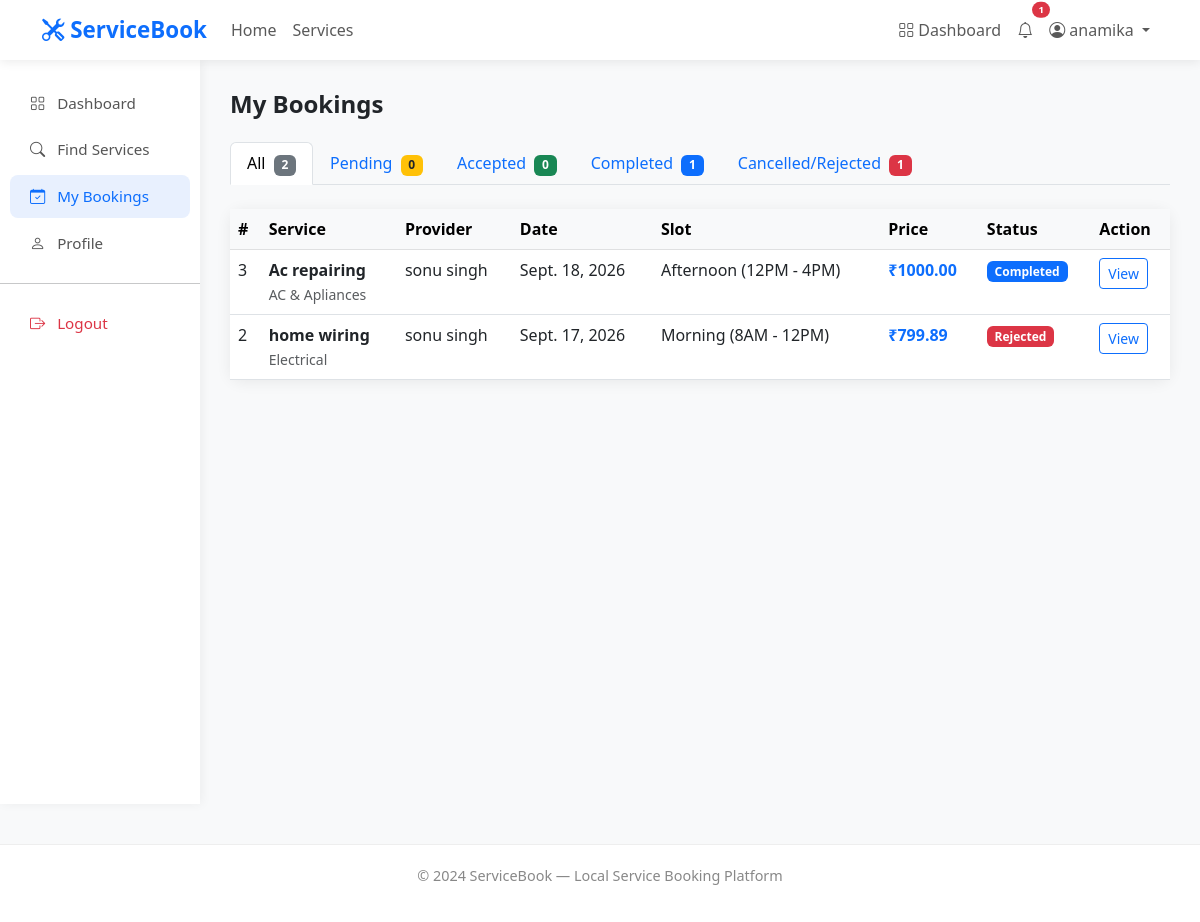
Page /bookings/my-bookings/ (signed in) on the committed database.
### accounts/models.py (models this page shows, shortened)
class User(AbstractUser):
    ROLE_CUSTOMER = 'customer'
    ROLE_PROVIDER = 'provider'
    ROLE_ADMIN = 'admin'
    ROLE_CHOICES = [
        (ROLE_CUSTOMER, 'Customer'),
        (ROLE_PROVIDER, 'Service Provider'),
        (ROLE_ADMIN, 'Administrator'),
    ]
    role = models.CharField(
        max_length=20,
        choices=ROLE_CHOICES,
        default=ROLE_CUSTOMER,
    )
    phone = models.CharField(max_length=15, blank=True)
    email = models.EmailField(unique=True)
    def is_customer(self):
        return self.role == self.ROLE_CUSTOMER

class ProviderProfile(models.Model):
    user = models.OneToOneField(
        'accounts.User',
        on_delete=models.CASCADE,
        related_name='provider_profile'
    )
    bio = models.TextField(blank=True)
    address = models.TextField(blank=True)
    city = models.CharField(max_length=100, blank=True)
    experience_years = models.PositiveIntegerField(default=0)
    profile_photo = models.ImageField(
        upload_to='provider_photos/',
        blank=True,
        null=True
    )
    is_verified = models.BooleanField(default=False)
    is_available = models.BooleanField(default=True)
    average_rating = models.DecimalField(
        max_digits=3,
        decimal_places=2,
        default=0.00
    )
    total_reviews = models.PositiveIntegerField(default=0)
    created_at = models.DateTimeField(auto_now_add=True)
    updated_at = models.DateTimeField(auto_now=True)

### bookings/models.py (models this page shows, shortened)
class Booking(models.Model):
    STATUS_PENDING = 'pending'
    STATUS_ACCEPTED = 'accepted'
    STATUS_REJECTED = 'rejected'
    STATUS_IN_PROGRESS = 'in_progress'
    STATUS_COMPLETED = 'completed'
    STATUS_CANCELLED = 'cancelled'
    STATUS_CHOICES = [
        (STATUS_PENDING, 'Pending'),
        (STATUS_ACCEPTED, 'Accepted'),
        (STATUS_REJECTED, 'Rejected'),
        (STATUS_IN_PROGRESS, 'In Progress'),
        (STATUS_COMPLETED, 'Completed'),
        (STATUS_CANCELLED, 'Cancelled'),
    ]
    SLOT_MORNING = 'morning'
    SLOT_AFTERNOON = 'afternoon'
    SLOT_EVENING = 'evening'
    SLOT_CHOICES = [
        (SLOT_MORNING, 'Morning (8AM - 12PM)'),
        (SLOT_AFTERNOON, 'Afternoon (12PM - 4PM)'),
        (SLOT_EVENING, 'Evening (4PM - 8PM)'),
    ]
    customer = models.ForeignKey(
        'accounts.User',
        on_delete=models.CASCADE,
        related_name='bookings_as_customer'
    )
    service = models.ForeignKey(
        'services.Service',
        on_delete=models.CASCADE,
        related_name='bookings'
    )
    booking_date = models.DateField()
    time_slot = models.CharField(
        max_length=20,
        choices=SLOT_CHOICES,
        default=SLOT_MORNING
    )
    address = models.TextField()
    city = models.CharField(max_length=100)
    status = models.CharField(
        max_length=20,
        choices=STATUS_CHOICES,
        default=STATUS_PENDING
    )
    notes = models.TextField(blank=True)
    rejection_reason = models.TextField(blank=True)
    total_price = models.DecimalField(
        max_digits=8,
        decimal_places=2,
        null=True,
        blank=True
    )
    created_at = models.DateTimeField(auto_now_add=True)
    updated_at = models.DateTimeField(auto_now=True)
    class Meta:
        ordering = ['-created_at']

### services/models.py (models this page shows, shortened)
class Service(models.Model):
    provider = models.ForeignKey(
        'accounts.ProviderProfile',
        on_delete=models.CASCADE,
        related_name='services'
    )
    category = models.ForeignKey(
        'services.ServiceCategory',
        on_delete=models.SET_NULL,
        null=True,
        related_name='services'
    )
    name = models.CharField(max_length=200)
    description = models.TextField()
    price = models.DecimalField(max_digits=8, decimal_places=2)
    duration_hours = models.DecimalField(
        max_digits=4,
        decimal_places=1,
        default=1.0
    )
    is_available = models.BooleanField(default=True)
    created_at = models.DateTimeField(auto_now_add=True)
    updated_at = models.DateTimeField(auto_now=True)
    class Meta:
        ordering = ['-created_at']

class ServiceCategory(models.Model):
    name = models.CharField(max_length=100, unique=True)
    description = models.TextField(blank=True)
    icon = models.CharField(max_length=100, blank=True)
    is_active = models.BooleanField(default=True)
    created_at = models.DateTimeField(auto_now_add=True)
    class Meta:
        verbose_name = 'Service Category'
        verbose_name_plural = 'Service Categories'
        ordering = ['name']

### bookings/views.py (the view)
# urls.py: path('my-bookings/', views.my_bookings, name='my_bookings'),
@login_required(login_url='/accounts/login/')
def my_bookings(request):
    if not request.user.is_customer():
        messages.error(request, 'Access denied.')
        return redirect('dashboard')
    bookings = Booking.objects.filter(
        customer=request.user
    ).select_related(
        'service__provider__user',
        'service__category'
    )
    pending = bookings.filter(status=Booking.STATUS_PENDING)
    accepted = bookings.filter(status=Booking.STATUS_ACCEPTED)
    completed = bookings.filter(status=Booking.STATUS_COMPLETED)
    cancelled = bookings.filter(
        status__in=[Booking.STATUS_CANCELLED, Booking.STATUS_REJECTED]
    )
    context = {
        'bookings': bookings,
        'pending': pending,
        'accepted': accepted,
        'completed': completed,
        'cancelled': cancelled,
    }
    return render(request, 'bookings/my_bookings.html', context)

### notifications/context_processors.py (called while the page is built)
def notification_count(request):
    if request.user.is_authenticated:
        count = request.user.notifications.filter(
            is_read=False
        ).count()
        return {'unread_notifications': count}
    return {'unread_notifications': 0}

### templates/bookings/my_bookings.html (shortened to what this page needs)
{% extends 'base.html' %}
{% block content %}
<div class="container-fluid">
    <div class="row">
        <div class="col-md-2 sidebar">
            <nav class="nav flex-column">
                <a class="nav-link" href="{% url 'customer_dashboard' %}">
                    <i class="bi bi-grid"></i> Dashboard
                </a>
                <a class="nav-link" href="{% url 'service_list' %}">
                    <i class="bi bi-search"></i> Find Services
                </a>
                <a class="nav-link active" href="{% url 'my_bookings' %}">
                    <i class="bi bi-calendar-check"></i> My Bookings
                </a>
                <a class="nav-link" href="{% url 'update_profile' %}">
                    <i class="bi bi-person"></i> Profile
                </a>
                <hr>
                <a class="nav-link text-danger" href="{% url 'logout' %}">
                    <i class="bi bi-box-arrow-right"></i> Logout
                </a>
            </nav>
        </div>
        <div class="col-md-10 main-content">
            <h4 class="fw-bold mb-4">My Bookings</h4>
            <ul class="nav nav-tabs mb-4">
                <li class="nav-item">
                    <a class="nav-link active" data-bs-toggle="tab"
                       href="#all">
                        All
                        <span class="badge bg-secondary ms-1">
                            {{ bookings.count }}
                        </span>
                    </a>
                </li>
                <li class="nav-item">
                    <a class="nav-link" data-bs-toggle="tab" href="#pending">
                        Pending
                        <span class="badge bg-warning text-dark ms-1">
                            {{ pending.count }}
                        </span>
                    </a>
                </li>
                <li class="nav-item">
                    <a class="nav-link" data-bs-toggle="tab" href="#accepted">
                        Accepted
                        <span class="badge bg-success ms-1">
                            {{ accepted.count }}
                        </span>
                    </a>
                </li>
                <li class="nav-item">
                    <a class="nav-link" data-bs-toggle="tab" href="#completed">
                        Completed
                        <span class="badge bg-primary ms-1">
                            {{ completed.count }}
                        </span>
                    </a>
                </li>
                <li class="nav-item">
                    <a class="nav-link" data-bs-toggle="tab" href="#cancelled">
                        Cancelled/Rejected
                        <span class="badge bg-danger ms-1">
                            {{ cancelled.count }}
                        </span>
                    </a>
                </li>
            </ul>
            <div class="tab-content">
                <div class="tab-pane fade show active" id="all">
                    {% include 'bookings/partials/booking_table.html' with booking_list=bookings role='customer' %}
                </div>
            </div>
        </div>
    </div>
</div>
{% endblock %}

### templates/base.html (shortened to what this page needs)
<!DOCTYPE html>
<html lang="en">
<head>
    <link href="https://cdn.jsdelivr.net/npm/bootstrap@5.3.0/dist/css/bootstrap.min.css" rel="stylesheet">
    <link href="https://cdn.jsdelivr.net/npm/bootstrap-icons@1.10.0/font/bootstrap-icons.css" rel="stylesheet">
</head>
<body>
    <nav class="navbar navbar-expand-lg navbar-light sticky-top">
        <div class="container">
            <a class="navbar-brand" href="{% url 'home' %}">
                <i class="bi bi-tools"></i> ServiceBook
            </a>
            <div class="collapse navbar-collapse" id="navbarNav">
                <ul class="navbar-nav me-auto">
                    <li class="nav-item">
                        <a class="nav-link" href="{% url 'home' %}">Home</a>
                    </li>
                    <li class="nav-item">
                        <a class="nav-link" href="{% url 'service_list' %}">Services</a>
                    </li>
                </ul>
                <ul class="navbar-nav">
                    {% if user.is_authenticated %}
                    <li class="nav-item">
                        <a class="nav-link" href="{% url 'dashboard' %}">
                            <i class="bi bi-grid"></i> Dashboard
                        </a>
                    </li>
                    <li class="nav-item">
                        <a class="nav-link position-relative" href="{% url 'notification_list' %}">
                            <i class="bi bi-bell"></i>
                            {% if unread_notifications > 0 %}
                            <span class="position-absolute top-0 start-100
                          translate-middle badge rounded-pill bg-danger" style="font-size:0.6rem;">
                                {{ unread_notifications }}
                            </span>
                            {% endif %}
                        </a>
                    </li>
                    <li class="nav-item dropdown">
                        <a class="nav-link dropdown-toggle" href="#" data-bs-toggle="dropdown">
                            <i class="bi bi-person-circle"></i>
                            {{ user.first_name|default:user.username }}
                        </a>
                    </li>
                    {% endif %}
                </ul>
            </div>
        </div>
    </nav>
    {% block content %}
    {% endblock %}
    <footer>
        <p>&copy; 2024 ServiceBook — Local Service Booking Platform</p>
    </footer>
</body>
</html>

### templates/bookings/partials/booking_table.html
{% if booking_list %}
    <div class="card">
        <div class="table-responsive">
            <table class="table table-hover mb-0">
                <thead class="table-light">
                    <tr>
                        <th>#</th>
                        <th>Service</th>
                        <th>
                            {% if role == 'customer' %}Provider{% else %}Customer{% endif %}
                        </th>
                        <th>Date</th>
                        <th>Slot</th>
                        <th>Price</th>
                        <th>Status</th>
                        <th>Action</th>
                    </tr>
                </thead>
                <tbody>
                    {% for booking in booking_list %}
                        <tr>
                            <td>{{ booking.id }}</td>
                            <td>
                                <strong>{{ booking.service.name }}</strong>
                                <br>
                                <small class="text-muted">
                                    {{ booking.service.category.name }}
                                </small>
                            </td>
                            <td>
                                {% if role == 'customer' %}
                                    {{ booking.service.provider.user.get_full_name|default:booking.service.provider.user.username }}
                                {% else %}
                                    {{ booking.customer.get_full_name|default:booking.customer.username }}
                                {% endif %}
                            </td>
                            <td>{{ booking.booking_date }}</td>
                            <td>{{ booking.get_time_slot_display }}</td>
                            <td class="fw-bold text-primary">
                                ₹{{ booking.total_price }}
                            </td>
                            <td>
                                {% if booking.status == 'pending' %}
                                    <span class="badge bg-warning text-dark">Pending</span>
                                {% elif booking.status == 'accepted' %}
                                    <span class="badge bg-success">Accepted</span>
                                {% elif booking.status == 'rejected' %}
                                    <span class="badge bg-danger">Rejected</span>
                                {% elif booking.status == 'in_progress' %}
                                    <span class="badge bg-info">In Progress</span>
                                {% elif booking.status == 'completed' %}
                                    <span class="badge bg-primary">Completed</span>
                                {% elif booking.status == 'cancelled' %}
                                    <span class="badge bg-secondary">Cancelled</span>
                                {% endif %}
                            </td>
                            <td>
                                <a href="{% url 'booking_detail' booking.pk %}"
                                   class="btn btn-outline-primary btn-sm">
                                    View
                                </a>
                            </td>
                        </tr>
                    {% endfor %}
                </tbody>
            </table>
        </div>
    </div>
{% else %}
    <div class="text-center py-5">
        <i class="bi bi-calendar-x text-muted" style="font-size:3rem;"></i>
        <p class="text-muted mt-3">No bookings found.</p>
    </div>
{% endif %}

### templates/base.html (style rules this page uses)
body { background-color: #f8f9fa; font-family: 'Segoe UI', sans-serif; }
.navbar-brand { font-weight: 700; font-size: 1.4rem; color: #0d6efd !important; }
.navbar { box-shadow: 0 2px 10px rgba(0, 0, 0, 0.08); background: white !important; }
.card { border: none; border-radius: 12px; box-shadow: 0 2px 15px rgba(0, 0, 0, 0.07); }
.sidebar { min-height: calc(100vh - 56px); background: white; box-shadow: 2px 0 10px rgba(0, 0, 0, 0.05); padding: 20px 0; }
.sidebar .nav-link { color: #555; padding: 10px 20px; border-radius: 8px; margin: 2px 10px; font-size: 0.95rem; }
.sidebar .nav-link:hover, .sidebar .nav-link.active { background-color: #e8f0fe; color: #0d6efd; }
.sidebar .nav-link i { margin-right: 8px; }
.main-content { padding: 30px; }
footer { background: white; padding: 20px; text-align: center; color: #888; font-size: 0.9rem; border-top: 1px solid #eee; margin-top: 40px; }

### rows in the picture
User: first_name "anamika"
Booking: id "3", service.name "Ac repairing", service.category.name "AC & Apliances", service.provider.user.get_full_name "sonu singh", booking_date "Sept. 18, 2026", time_slot "Afternoon (12PM - 4PM)", total_price "1000.00", status "Completed"
Booking: id "2", service.name "home wiring", service.category.name "Electrical", service.provider.user.get_full_name "sonu singh", booking_date "Sept. 17, 2026", time_slot "Morning (8AM - 12PM)", total_price "799.89", status "Rejected"

### other values in the picture
{{ unread_notifications }} "1"
{{ bookings.count }} "2"
{{ pending.count }} "0"
{{ accepted.count }} "0"
{{ completed.count }} "1"
{{ cancelled.count }} "1"
